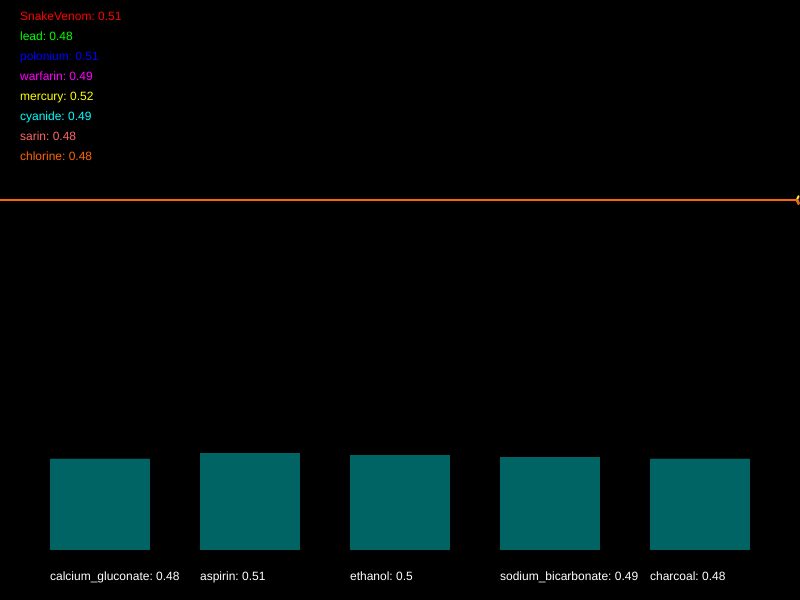
Frame 1 (no input)
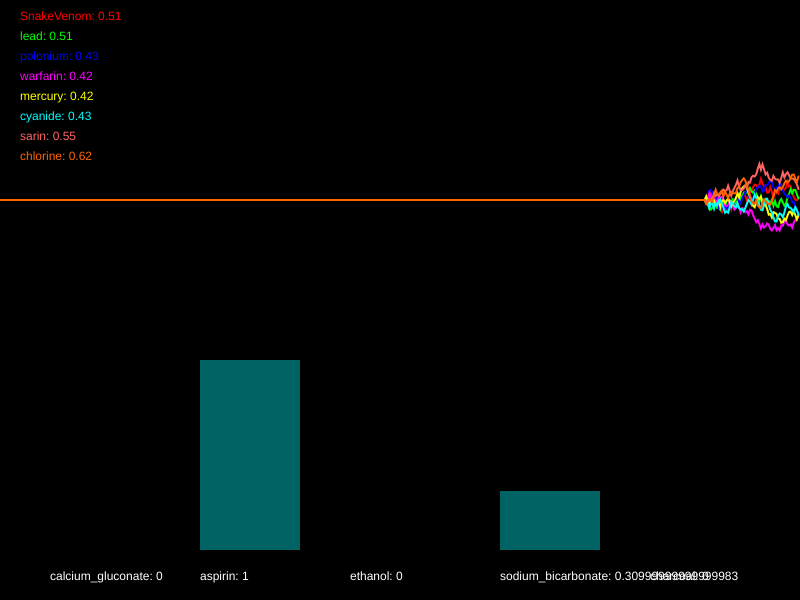
Frame 60 (no input)
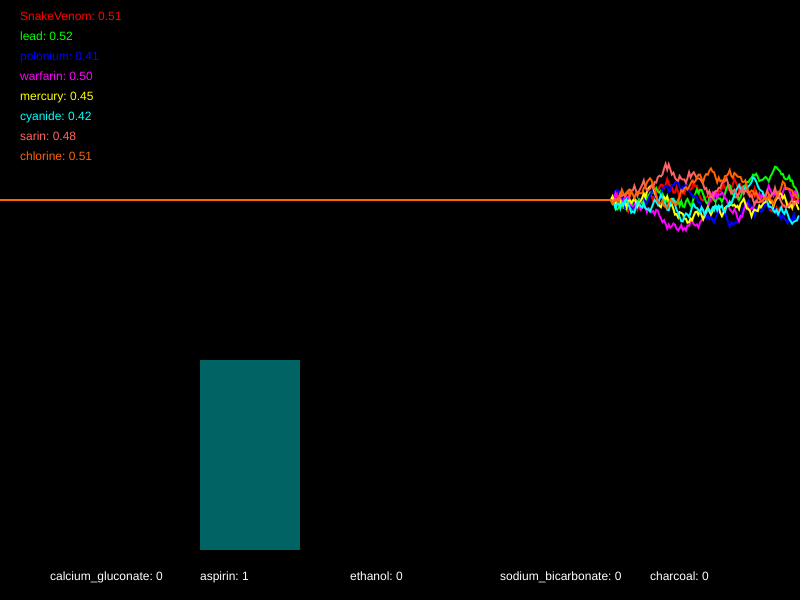
Frame 120 (the mouse pressed at the canvas centre since frame 60)

The p5.js sketch that drew these frames (run headless with seeded random() and noise() and a simulated clock; from frame 60 on, the mouse is pressed at the canvas centre):

// p5.js sketch
// ── sketch.js
/*

Officer: 5148740
CaseNum: 401-3-53066294-5148740

Case 401 - The Case of Norbert's Weiner Stand
Stage 4 - Mortal Cupcake

It seems that Norbert is getting desperate now. In what appears to be his final stand he has set up his own cupcake shop. The laced cupcakes look delicious but they are extremely dangerous. Just a brief whiff of one can induce a series of
deadly symptoms. This is Norbert’s most complex poison to date, so you’ll have to work hard to produce a viable antidote.

You must develop the antidote by using conditional statements in the draw loop to do the following.

	- When sarin dips below 0.69, whilst at the same time, SnakeVenom goes above 0.66 or chlorine dips below 0.59, decrease calcium_gluconate by 0.02
	- When warfarin dips below 0.32 and polonium dips below 0.74, or on the other hand, cyanide goes above 0.58, increase calcium_gluconate by 0.02
	- If polonium dips below 0.59, lead goes above 0.67, and also chlorine dips below 0.7, decrement aspirin by 0.04
	- If either sarin dips below 0.53, cyanide dips below 0.45, or perhaps SnakeVenom goes above 0.48, try increasing aspirin by 0.01
	- If sarin goes above 0.65 or chlorine goes above 0.5, whilst at the same time, mercury dips below 0.64, reduce ethanol by 0.02
	- When lead dips below 0.33 or polonium goes above 0.43, whilst at the same time, cyanide dips below 0.56 and SnakeVenom dips below 0.29, raise ethanol by 0.01
	- If sarin dips below 0.51 and mercury dips below 0.75, or on the other hand, SnakeVenom goes above 0.51 and lead dips below 0.73, try decreasing sodium_bicarbonate by 0.04
	- When polonium goes above 0.48, warfarin goes above 0.32, and also cyanide goes above 0.36, increase sodium_bicarbonate by 0.03
	- When polonium goes above 0.42 or SnakeVenom dips below 0.7, whilst at the same time, sarin dips below 0.66 and mercury dips below 0.7, decrease charcoal by 0.02
	- If cyanide dips below 0.65 and lead goes above 0.4, whilst at the same time, warfarin goes above 0.63 or chlorine goes above 0.7, increment charcoal by 0.04


Your conditional statements should consider the following poisons:

	- SnakeVenom
	- lead
	- polonium
	- warfarin
	- mercury
	- cyanide
	- sarin
	- chlorine


Your conditional statements should modify the following antidotes:

	- calcium_gluconate
	- aspirin
	- ethanol
	- sodium_bicarbonate
	- charcoal


- There are many ways to complete this task but you should only use the following commands:

	if(){}
	>
	<
	&&
	||
	+=
	-=

*/

//Declare the poison variables
var SnakeVenom;
var lead;
var polonium;
var warfarin;
var mercury;
var cyanide;
var sarin;
var chlorine;


//Declare the antidote variables
var calcium_gluconate;
var aspirin;
var ethanol;
var sodium_bicarbonate;
var charcoal;


//This variable is used for drawing the graph
var graphs;


function setup()
{

	createCanvas(800,600);
	strokeWeight(2);

	//initialise the poisons and antidotes
	SnakeVenom = 0.5;
	lead = 0.5;
	polonium = 0.5;
	warfarin = 0.5;
	mercury = 0.5;
	cyanide = 0.5;
	sarin = 0.5;
	chlorine = 0.5;
	calcium_gluconate = 0.5;
	aspirin = 0.5;
	ethanol = 0.5;
	sodium_bicarbonate = 0.5;
	charcoal = 0.5;


	//fills the graph with empty values
	graphs = [];

	for(var i = 0; i < 8; i++)
	{
		graphs.push([]);
		for(var j = 0; j < 512; j++)
		{
			graphs[i].push(0.5);
		}
	}

}

function draw()
{

	//Develop the antidote below

	// - When sarin dips below 0.69, whilst at the same time, SnakeVenom goes above 0.66 or chlorine dips below 0.59, decrease calcium_gluconate by 0.02
	if (sarin < 0.69 && (SnakeVenom > 0.66 || chlorine < 0.59)) {
		calcium_gluconate -= 0.02;
	}

	// - When warfarin dips below 0.32 and polonium dips below 0.74, or on the other hand, cyanide goes above 0.58, increase calcium_gluconate by 0.02
	if ((warfarin < 0.32 && polonium < 0.74) || cyanide > 0.58) {
		calcium_gluconate += 0.02
	}

	// - If polonium dips below 0.59, lead goes above 0.67, and also chlorine dips below 0.7, decrement aspirin by 0.04
	if (polonium < 0.59 && lead > 0.67 && chlorine < 0.7) {
		aspirin -= 0.04;
	}

	// - If either sarin dips below 0.53, cyanide dips below 0.45, or perhaps SnakeVenom goes above 0.48, try increasing aspirin by 0.01
	if (sarin < 0.53 || cyanide < 0.45 || SnakeVenom > 0.48) {
		aspirin += 0.01;
	}

	// - If sarin goes above 0.65 or chlorine goes above 0.5, whilst at the same time, mercury dips below 0.64, reduce ethanol by 0.02
	if ((sarin > 0.65 || chlorine > 0.5) && mercury < 0.64) {
		ethanol -= 0.02;
	}

	// - When lead dips below 0.33 or polonium goes above 0.43, whilst at the same time, cyanide dips below 0.56 and SnakeVenom dips below 0.29, raise ethanol by 0.01
	if ((lead < 0.33 || polonium > 0.43) && (cyanide < 0.56 && SnakeVenom < 0.29)) {
		ethanol += 0.01;
	}

	// - If sarin dips below 0.51 and mercury dips below 0.75, or on the other hand, SnakeVenom goes above 0.51 and lead dips below 0.73, try decreasing sodium_bicarbonate by 0.04
	if ((sarin < 0.51 && mercury < 0.75) || (SnakeVenom > 0.51 && lead < 0.73)) {
		sodium_bicarbonate -= 0.04;
	}

	// - When polonium goes above 0.48, warfarin goes above 0.32, and also cyanide goes above 0.36, increase sodium_bicarbonate by 0.03
	if (polonium > 0.48 && warfarin > 0.32 && cyanide > 0.36) {
		sodium_bicarbonate += 0.03;
	}

	// - When polonium goes above 0.42 or SnakeVenom dips below 0.7, whilst at the same time, sarin dips below 0.66 and mercury dips below 0.7, decrease charcoal by 0.02
	if ((polonium > 0.42 || SnakeVenom < 0.7) && (sarin < 0.66 && mercury < 0.7)) {
		charcoal -= 0.02;
	}

	// - If cyanide dips below 0.65 and lead goes above 0.4, whilst at the same time, warfarin goes above 0.63 or chlorine goes above 0.7, increment charcoal by 0.04
	if ((cyanide < 0.65 && lead > 0.4) && (warfarin > 0.63 || chlorine > 0.7)) {
		charcoal += 0.04;
	}




	//////////////////////////////////////////////////////

	//the code below generates new values using random numbers

	/*
		For testing, you might want to temporarily comment out
		these lines and set the same variables to constant values
		instead.
	*/

	SnakeVenom = nextValue(graphs[0],SnakeVenom);
	lead = nextValue(graphs[1],lead);
	polonium = nextValue(graphs[2],polonium);
	warfarin = nextValue(graphs[3],warfarin);
	mercury = nextValue(graphs[4],mercury);
	cyanide = nextValue(graphs[5],cyanide);
	sarin = nextValue(graphs[6],sarin);
	chlorine = nextValue(graphs[7],chlorine);


	calcium_gluconate = constrain(calcium_gluconate, 0, 1);
	aspirin = constrain(aspirin, 0, 1);
	ethanol = constrain(ethanol, 0, 1);
	sodium_bicarbonate = constrain(sodium_bicarbonate, 0, 1);
	charcoal = constrain(charcoal, 0, 1);


	///////// DO NOT CHANGE THE CODE BELOW ///////////

	//drawing code

	// set background
	background(0);
	noFill();

	//draw the graphs for the vitals

	var colors = [
		color(255, 0, 0),
		color(0, 255, 0),
		color(0, 0, 255),
		color(255, 0, 255),
		color(255, 255, 0),
		color(0, 255, 255),
		color(255, 100, 100),
		color(255, 100, 0)
	];

	for(var i = 0; i < graphs.length; i++)
	{
		stroke(colors[i]);
		drawGraph(graphs[i]);
	}

	//draw the poisons as text
	noStroke();
	fill(colors[0]);
	text('SnakeVenom: ' + nf(SnakeVenom,1,2), 20,20);
	fill(colors[1]);
	text('lead: ' + nf(lead,1,2), 20,40);
	fill(colors[2]);
	text('polonium: ' + nf(polonium,1,2), 20,60);
	fill(colors[3]);
	text('warfarin: ' + nf(warfarin,1,2), 20,80);
	fill(colors[4]);
	text('mercury: ' + nf(mercury,1,2), 20,100);
	fill(colors[5]);
	text('cyanide: ' + nf(cyanide,1,2), 20,120);
	fill(colors[6]);
	text('sarin: ' + nf(sarin,1,2), 20,140);
	fill(colors[7]);
	text('chlorine: ' + nf(chlorine,1,2), 20,160);


	//draw the antidotes bar chart
	drawBar(calcium_gluconate,50,'calcium_gluconate');
	drawBar(aspirin,200,'aspirin');
	drawBar(ethanol,350,'ethanol');
	drawBar(sodium_bicarbonate,500,'sodium_bicarbonate');
	drawBar(charcoal,650,'charcoal');


}

function nextValue(graph, val)
{
	//gets the next value for a vital and puts it in an array for drawing
	var delta = random(-0.03,0.03);

	val += delta;
	if(val > 1 || val < 0)
	{
		delta *= -1;
		val += delta * 2;
	}

	graph.push(val)
	graph.shift();
	return val;
}

function drawGraph(graph)
{
	//draws an array as a graph
	beginShape();
	for(var i = 0; i < graph.length; i++)
	{
			vertex(width * i/512, height * 0.5 - graph[i]* height/3)
	}
	endShape();
}


function drawBar(val, x, name)
{
	//draws the bars for bar chart
    noStroke();
    fill(0,100,100);
	var mh = height * 0.4 - 50;
	rect(x,(height - 50) - val*mh, 100, val*mh);
    fill(255);
	text(name + ": " + val, x, height - 20);
}
